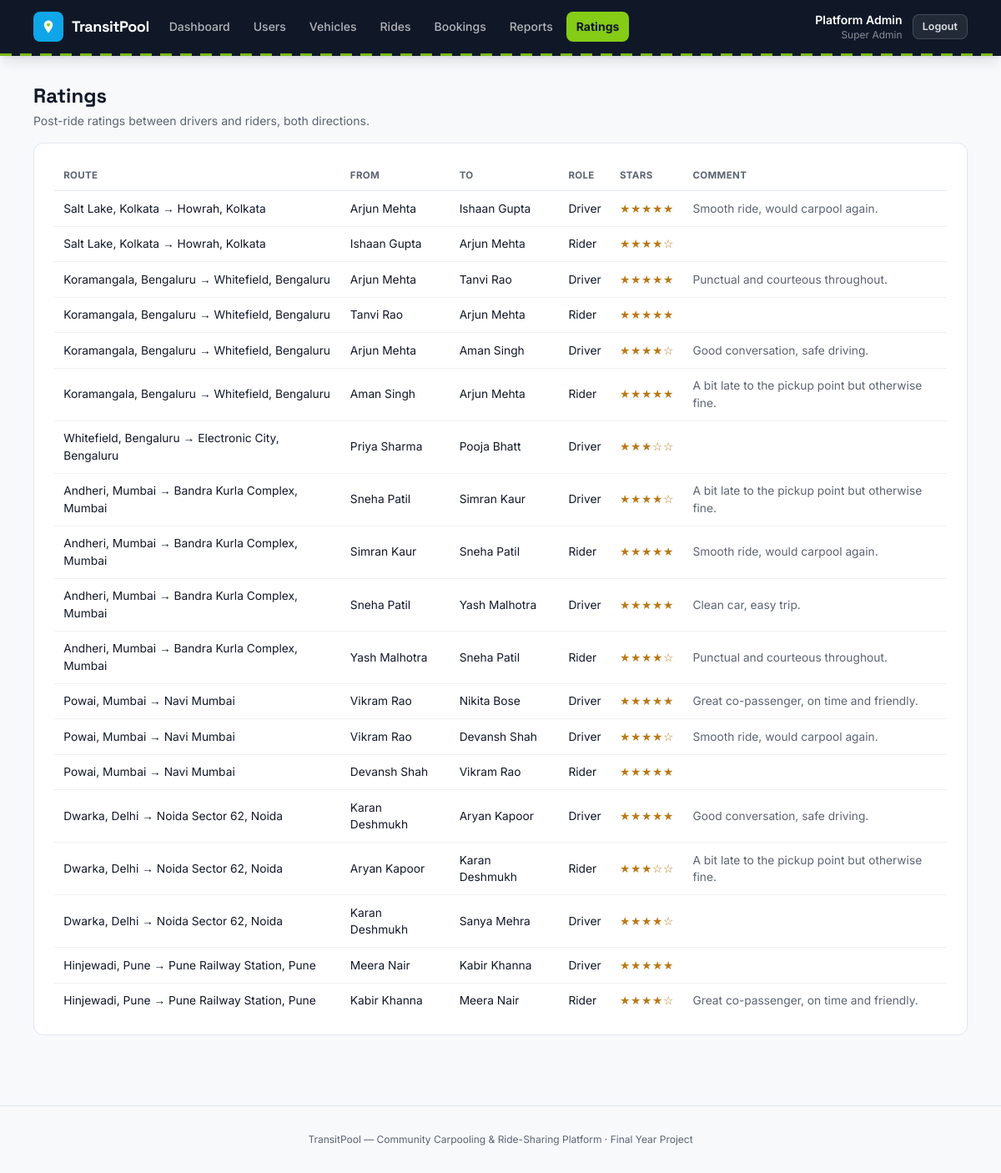
/index.php?route=admin/ratings (signed in), run on the app's committed database.
### tables this page shows
CREATE TABLE ratings (
    id          INT UNSIGNED AUTO_INCREMENT PRIMARY KEY,
    ride_id     INT UNSIGNED NOT NULL,
    rater_id    INT UNSIGNED NOT NULL,
    ratee_id    INT UNSIGNED NOT NULL,
    rater_role  ENUM('driver','rider') NOT NULL,
    stars       TINYINT UNSIGNED NOT NULL,
    comment     VARCHAR(500) NULL,
    created_at  TIMESTAMP NOT NULL DEFAULT CURRENT_TIMESTAMP,
    CONSTRAINT fk_ratings_ride  FOREIGN KEY (ride_id)  REFERENCES rides(id) ON DELETE CASCADE,
    CONSTRAINT fk_ratings_rater FOREIGN KEY (rater_id) REFERENCES users(id) ON DELETE CASCADE,
    CONSTRAINT fk_ratings_ratee FOREIGN KEY (ratee_id) REFERENCES users(id) ON DELETE CASCADE,
    CONSTRAINT chk_ratings_stars CHECK (stars BETWEEN 1 AND 5),
    CONSTRAINT uniq_rating_per_direction UNIQUE (ride_id, rater_id, ratee_id),
    INDEX idx_ratings_ratee (ratee_id)
);

CREATE TABLE rides (
    id               INT UNSIGNED AUTO_INCREMENT PRIMARY KEY,
    driver_id        INT UNSIGNED NOT NULL,
    vehicle_id       INT UNSIGNED NOT NULL,
    origin           VARCHAR(120) NOT NULL,
    destination      VARCHAR(120) NOT NULL,
    departure_at     DATETIME NOT NULL,
    seats_total      TINYINT UNSIGNED NOT NULL,
    seats_available  TINYINT UNSIGNED NOT NULL,
    price_per_seat   DECIMAL(8,2) NOT NULL,
    notes            VARCHAR(255) NULL,
    status           ENUM('scheduled','ongoing','completed','cancelled') NOT NULL DEFAULT 'scheduled',
    created_at       TIMESTAMP NOT NULL DEFAULT CURRENT_TIMESTAMP,
    CONSTRAINT fk_rides_driver  FOREIGN KEY (driver_id)  REFERENCES users(id)    ON DELETE CASCADE,
    CONSTRAINT fk_rides_vehicle FOREIGN KEY (vehicle_id) REFERENCES vehicles(id) ON DELETE RESTRICT,
    INDEX idx_rides_driver (driver_id),
    INDEX idx_rides_search (status, departure_at),
    INDEX idx_rides_origin (origin),
    INDEX idx_rides_destination (destination)
);

CREATE TABLE users (
    id         INT UNSIGNED AUTO_INCREMENT PRIMARY KEY,
    name       VARCHAR(120)    NOT NULL,
    email      VARCHAR(150)    NOT NULL UNIQUE,
    phone      VARCHAR(20)     NOT NULL,
    password   VARCHAR(255)    NOT NULL,
    role       ENUM('super_admin','driver','rider') NOT NULL,
    status     ENUM('active','inactive') NOT NULL DEFAULT 'active',
    created_at TIMESTAMP NOT NULL DEFAULT CURRENT_TIMESTAMP
);

### app/controllers/AdminController.php (called while the page is built, shortened)
<?php
require_once __DIR__ . '/../models/Rating.php';
class AdminController
{
    public function ratings(): void
    {
        $ratings = Rating::all();
        require __DIR__ . '/../views/admin/ratings.php';
    }
}

### public/index.php (called while the page is built, shortened)
<?php
require_once __DIR__ . '/../core/helpers.php';
require_once __DIR__ . '/../core/Database.php';
require_once __DIR__ . '/../app/models/Rating.php';
require_once __DIR__ . '/../app/controllers/AdminController.php';
$router = new Router();
$router->get('login', fn() => (new AuthController())->showLogin());
$router->post('login', fn() => (new AuthController())->login());
$router->get('register', fn() => (new AuthController())->showRegister());
$router->post('register', fn() => (new AuthController())->register());
$router->post('logout', fn() => (new AuthController())->logout());
$router->get('admin/dashboard', fn() => (new AdminController())->dashboard());
$router->get('admin/users', fn() => (new AdminController())->users());
$router->post('admin/users/status', fn() => (new AdminController())->userStatus());
$router->get('admin/vehicles', fn() => (new AdminController())->vehicles());
$router->post('admin/vehicles/status', fn() => (new AdminController())->vehicleStatus());
$router->get('admin/rides', fn() => (new AdminController())->rides());
$router->get('admin/rides/show', fn() => (new AdminController())->rideShow());
$router->post('admin/rides/cancel', fn() => (new AdminController())->rideCancel());
$router->get('admin/bookings', fn() => (new AdminController())->bookings());
$router->get('admin/ratings', fn() => (new AdminController())->ratings());
$router->get('admin/reports', fn() => (new AdminController())->reports());
$router->post('admin/reports/resolve', fn() => (new AdminController())->reportResolve());
$router->get('driver/dashboard', fn() => (new DriverController())->dashboard());
$router->get('driver/vehicles', fn() => (new DriverController())->vehicles());
$router->get('driver/vehicles/new', fn() => (new DriverController())->vehicleNew());
$router->post('driver/vehicles/store', fn() => (new DriverController())->vehicleStore());
$router->get('driver/vehicles/edit', fn() => (new DriverController())->vehicleEdit());
$router->post('driver/vehicles/update', fn() => (new DriverController())->vehicleUpdate());
$router->post('driver/vehicles/deactivate', fn() => (new DriverController())->vehicleDeactivate());
$router->post('driver/vehicles/activate', fn() => (new DriverController())->vehicleActivate());
$router->get('driver/rides', fn() => (new DriverController())->rides());
$router->get('driver/rides/new', fn() => (new DriverController())->rideNew());
$router->post('driver/rides/store', fn() => (new DriverController())->rideStore());
$router->get('driver/rides/edit', fn() => (new DriverController())->rideEdit());
$router->post('driver/rides/update', fn() => (new DriverController())->rideUpdate());
$router->post('driver/rides/cancel', fn() => (new DriverController())->rideCancel());
$router->post('driver/rides/start', fn() => (new DriverController())->rideStart());
$router->post('driver/rides/complete', fn() => (new DriverController())->rideComplete());
$router->get('driver/rides/roster', fn() => (new DriverController())->roster());
$router->get('driver/rides/rate', fn() => (new DriverController())->rateRiders());
$router->post('driver/ratings/store', fn() => (new DriverController())->rateRiderStore());
$router->get('driver/profile', fn() => (new DriverController())->profile());
$router->get('rider/dashboard', fn() => (new RiderController())->dashboard());
$router->get('rider/search', fn() => (new RiderController())->search());
$router->get('rider/rides/show', fn() => (new RiderController())->rideShow());
$router->post('rider/bookings/store', fn() => (new RiderController())->bookingStore());
$router->get('rider/bookings', fn() => (new RiderController())->bookings());
$router->post('rider/bookings/cancel', fn() => (new RiderController())->bookingCancel());
$router->get('rider/rides/rate', fn() => (new RiderController())->rateDriver());
$router->post('rider/ratings/store', fn() => (new RiderController())->rateDriverStore());
$router->get('rider/profile', fn() => (new RiderController())->profile());
$router->get('reports/new', fn() => (new ReportController())->newForm());
$router->post('reports/store', fn() => (new ReportController())->store());
$route = $_GET['route'] ?? '';
$router->dispatch($_SERVER['REQUEST_METHOD'], $route);

### core/Router.php (called while the page is built, shortened)
<?php
class Router
{
    private array $routes = ['GET' => [], 'POST' => []];
    public function get(string $route, callable $handler): void
    {
        $this->routes['GET'][$route] = $handler;
    }
    public function post(string $route, callable $handler): void
    {
        $this->routes['POST'][$route] = $handler;
    }
    public function dispatch(string $method, string $route): void
    {
        $handler = $this->routes[$method][$route] ?? null;
        try {
            $handler();
        } catch (Throwable $e) {
            error_log($e->getMessage());
            http_response_code(500);
            require __DIR__ . '/../app/views/errors/500.php';
        }
    }
}

### config/database.php (called while the page is built)
<?php
return [
    'host'     => '127.0.0.1',
    'port'     => 3306,
    'database' => 'carpooling_ride_sharing',
    'username' => 'root',
    'password' => '',
    'charset'  => 'utf8mb4',
];

### core/Database.php (called while the page is built)
<?php
class Database
{
    private static ?PDO $instance = null;
    public static function connect(): PDO
    {
        if (self::$instance === null) {
            $config = require __DIR__ . '/../config/database.php';
            $dsn = sprintf(
                'mysql:host=%s;port=%d;dbname=%s;charset=%s',
                $config['host'],
                $config['port'],
                $config['database'],
                $config['charset']
            );
            self::$instance = new PDO($dsn, $config['username'], $config['password'], [
                PDO::ATTR_ERRMODE            => PDO::ERRMODE_EXCEPTION,
                PDO::ATTR_DEFAULT_FETCH_MODE => PDO::FETCH_ASSOC,
                PDO::ATTR_EMULATE_PREPARES   => false,
            ]);
        }
        return self::$instance;
    }
}

### app/models/Rating.php (called while the page is built, shortened)
<?php
require_once __DIR__ . '/../../core/Database.php';
class Rating
{
    public static function all(): array
    {
        return Database::connect()->query(
            'SELECT rt.*, r.origin, r.destination, ur.name AS rater_name, ue.name AS ratee_name
             FROM ratings rt
             JOIN rides r ON r.id = rt.ride_id
             JOIN users ur ON ur.id = rt.rater_id
             JOIN users ue ON ue.id = rt.ratee_id
             ORDER BY rt.created_at DESC'
        )->fetchAll();
    }
}

### core/helpers.php (called while the page is built, shortened)
<?php
function e(?string $value): string
{
    return htmlspecialchars($value ?? '', ENT_QUOTES, 'UTF-8');
}
function stars(int $count): string
{
    $count = max(0, min(5, $count));
    return str_repeat('★', $count) . str_repeat('☆', 5 - $count);
}

### app/views/admin/ratings.php (the view, shortened to what this page needs)
<?php $pageTitle = 'Ratings'; require __DIR__ . '/../partials/header.php'; require __DIR__ . '/../partials/navbar.php'; ?>
<main class="max-w-6xl mx-auto px-4 py-8">
    <div class="card-head">
        <div>
            <h1 class="font-display text-2xl font-bold">Ratings</h1>
            <p class="text-slateink text-sm mt-1">Post-ride ratings between drivers and riders, both directions.</p>
        </div>
    </div>
    <div class="card">
        <div class="table-scroll">
            <table class="data-table">
                <thead><tr><th>Route</th><th>From</th><th>To</th><th>Role</th><th>Stars</th><th>Comment</th></tr></thead>
                <tbody>
                <?php foreach ($ratings as $rt): ?>
                    <tr>
                        <td><?= e($rt['origin']) ?> &rarr; <?= e($rt['destination']) ?></td>
                        <td><?= e($rt['rater_name']) ?></td>
                        <td><?= e($rt['ratee_name']) ?></td>
                        <td class="capitalize"><?= e($rt['rater_role']) ?></td>
                        <td class="star-rating"><?= stars((int)$rt['stars']) ?></td>
                        <td class="text-slateink"><?= e($rt['comment'] ?? '') ?></td>
                    </tr>
                <?php endforeach; ?>
                </tbody>
            </table>
        </div>
    </div>
</main>
<?php require __DIR__ . '/../partials/footer.php'; ?>

### public/assets/css/style.css (style rules this page uses)
* { box-sizing: border-box; }
h1, h2, h3, h4, .font-display { font-family: 'Space Grotesk', 'Inter', sans-serif; }
.card { background: #fff; border: 1px solid var(--line, #E1E7EE); border-radius: 12px; padding: 1.25rem 1.5rem; margin-bottom: 1.25rem; }
.card-head { display: flex; align-items: center; justify-content: space-between; gap: 1rem; margin-bottom: 1rem; flex-wrap: wrap; }
.table-scroll { overflow-x: auto; }
.data-table { width: 100%; border-collapse: collapse; font-size: 0.86rem; }
.data-table th { text-align: left; padding: 0.6rem 0.7rem; color: #5B6472; font-weight: 700; font-size: 0.72rem; text-transform: uppercase; letter-spacing: 0.03em; border-bottom: 1px solid #E1E7EE; }
.data-table td { padding: 0.65rem 0.7rem; border-bottom: 1px solid #EEF1F4; vertical-align: middle; }
.data-table tr:last-child td { border-bottom: none; }
.star-rating { color: #B9791A; letter-spacing: 0.05em; }

### data on the page
ratings: ride.origin "Salt Lake, Kolkata", ride.destination "Howrah, Kolkata", rater.name "Arjun Mehta", ratee.name "Ishaan Gupta", rater_role "Driver", stars "★★★★★", comment "Smooth ride, would carpool again."
ratings: ride.origin "Salt Lake, Kolkata", ride.destination "Howrah, Kolkata", rater.name "Ishaan Gupta", ratee.name "Arjun Mehta", rater_role "Rider", stars "★★★★☆"
ratings: ride.origin "Koramangala, Bengaluru", ride.destination "Whitefield, Bengaluru", rater.name "Arjun Mehta", ratee.name "Tanvi Rao", rater_role "Driver", stars "★★★★★", comment "Punctual and courteous throughout."
ratings: ride.origin "Koramangala, Bengaluru", ride.destination "Whitefield, Bengaluru", rater.name "Tanvi Rao", ratee.name "Arjun Mehta", rater_role "Rider", stars "★★★★★"
ratings: ride.origin "Koramangala, Bengaluru", ride.destination "Whitefield, Bengaluru", rater.name "Arjun Mehta", ratee.name "Aman Singh", rater_role "Driver", stars "★★★★☆", comment "Good conversation, safe driving."
ratings: ride.origin "Koramangala, Bengaluru", ride.destination "Whitefield, Bengaluru", rater.name "Aman Singh", ratee.name "Arjun Mehta", rater_role "Rider", stars "★★★★★", comment "A bit late to the pickup point but otherwise fine."
ratings: ride.origin "Whitefield, Bengaluru", ride.destination "Electronic City, Bengaluru", rater.name "Priya Sharma", ratee.name "Pooja Bhatt", rater_role "Driver", stars "★★★☆☆"
ratings: ride.origin "Andheri, Mumbai", ride.destination "Bandra Kurla Complex, Mumbai", rater.name "Sneha Patil", ratee.name "Simran Kaur", rater_role "Driver", stars "★★★★☆", comment "A bit late to the pickup point but otherwise fine."
ratings: ride.origin "Andheri, Mumbai", ride.destination "Bandra Kurla Complex, Mumbai", rater.name "Simran Kaur", ratee.name "Sneha Patil", rater_role "Rider", stars "★★★★★", comment "Smooth ride, would carpool again."
ratings: ride.origin "Andheri, Mumbai", ride.destination "Bandra Kurla Complex, Mumbai", rater.name "Sneha Patil", ratee.name "Yash Malhotra", rater_role "Driver", stars "★★★★★", comment "Clean car, easy trip."
ratings: ride.origin "Andheri, Mumbai", ride.destination "Bandra Kurla Complex, Mumbai", rater.name "Yash Malhotra", ratee.name "Sneha Patil", rater_role "Rider", stars "★★★★☆", comment "Punctual and courteous throughout."
ratings: ride.origin "Powai, Mumbai", ride.destination "Navi Mumbai", rater.name "Vikram Rao", ratee.name "Nikita Bose", rater_role "Driver", stars "★★★★★", comment "Great co-passenger, on time and friendly."
ratings: ride.origin "Powai, Mumbai", ride.destination "Navi Mumbai", rater.name "Vikram Rao", ratee.name "Devansh Shah", rater_role "Driver", stars "★★★★☆", comment "Smooth ride, would carpool again."
ratings: ride.origin "Powai, Mumbai", ride.destination "Navi Mumbai", rater.name "Devansh Shah", ratee.name "Vikram Rao", rater_role "Rider", stars "★★★★★"
ratings: ride.origin "Dwarka, Delhi", ride.destination "Noida Sector 62, Noida", rater.name "Karan Deshmukh", ratee.name "Aryan Kapoor", rater_role "Driver", stars "★★★★★", comment "Good conversation, safe driving."
ratings: ride.origin "Dwarka, Delhi", ride.destination "Noida Sector 62, Noida", rater.name "Aryan Kapoor", ratee.name "Karan Deshmukh", rater_role "Rider", stars "★★★☆☆", comment "A bit late to the pickup point but otherwise fine."
ratings: ride.origin "Dwarka, Delhi", ride.destination "Noida Sector 62, Noida", rater.name "Karan Deshmukh", ratee.name "Sanya Mehra", rater_role "Driver", stars "★★★★☆"
ratings: ride.origin "Hinjewadi, Pune", ride.destination "Pune Railway Station, Pune", rater.name "Meera Nair", ratee.name "Kabir Khanna", rater_role "Driver", stars "★★★★★"
ratings: ride.origin "Hinjewadi, Pune", ride.destination "Pune Railway Station, Pune", rater.name "Kabir Khanna", ratee.name "Meera Nair", rater_role "Rider", stars "★★★★☆", comment "Great co-passenger, on time and friendly."

### other printed values
$label "Dashboard"
$label "Users"
$label "Vehicles"
$label "Rides"
$label "Bookings"
$label "Reports"
$label "Ratings"
Auth::name() "Platform Admin"
str_replace('_', ' ', $role ?? '') "Super Admin"
